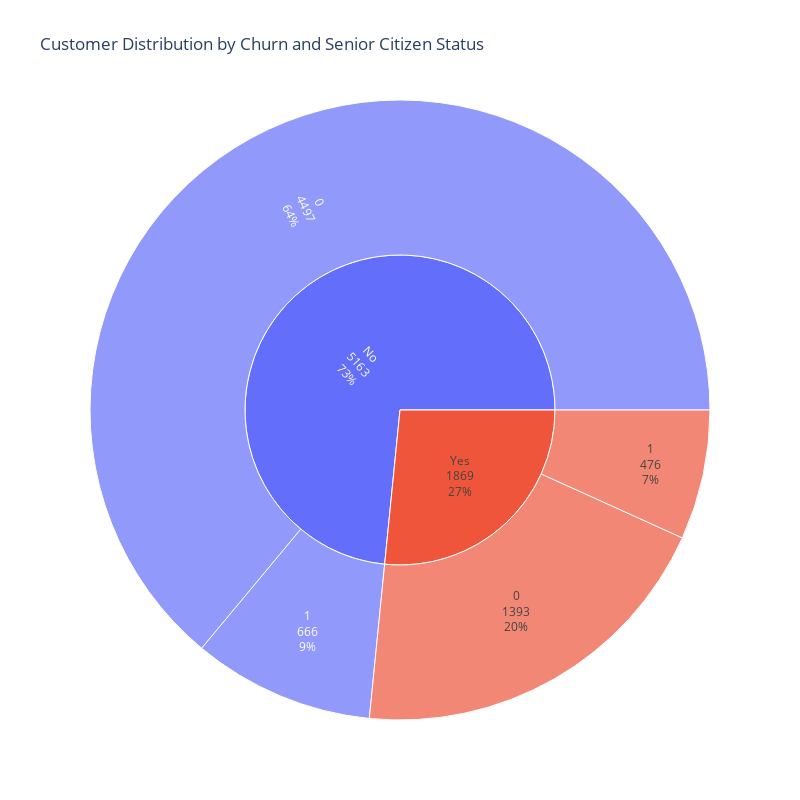

This figure's notebook cell:
### Code cell
fig = px.sunburst(
    Churn_SeniorCitizen, 
    path=['Churn', 'SeniorCitizen'], 
    values='count', 
    title='Customer Distribution by Churn and Senior Citizen Status'
)

# Update to show percentages along with labels
fig.update_traces(textinfo='label +value+percent entry')
font=dict(size=40),
fig.update_layout(width=800, height=800)

fig.show()

### Figure 1 — Plotly figure (JSON) as saved in the notebook; plotly's stock layout.template omitted (floating-point values rounded to 4 significant figures)
{"data": [{"branchvalues": "total", "domain": {"x": [0, 1], "y": [0, 1]}, "hovertemplate": "labels=%{label}<br>count=%{value}<br>parent=%{parent}<br>id=%{id}<extra></extra>", "ids": ["No/0", "Yes/0", "No/1", "Yes/1", "No", "Yes"], "labels": ["0", "0", "1", "1", "No", "Yes"], "name": "", "parents": ["No", "Yes", "No", "Yes", "", ""], "textinfo": "label+value+percent entry", "type": "sunburst", "values": [4497, 1393, 666, 476, 5163, 1869]}], "layout": {"height": 800, "legend": {"tracegroupgap": 0}, "title": {"text": "Customer Distribution by Churn and Senior Citizen Status"}, "width": 800}}
